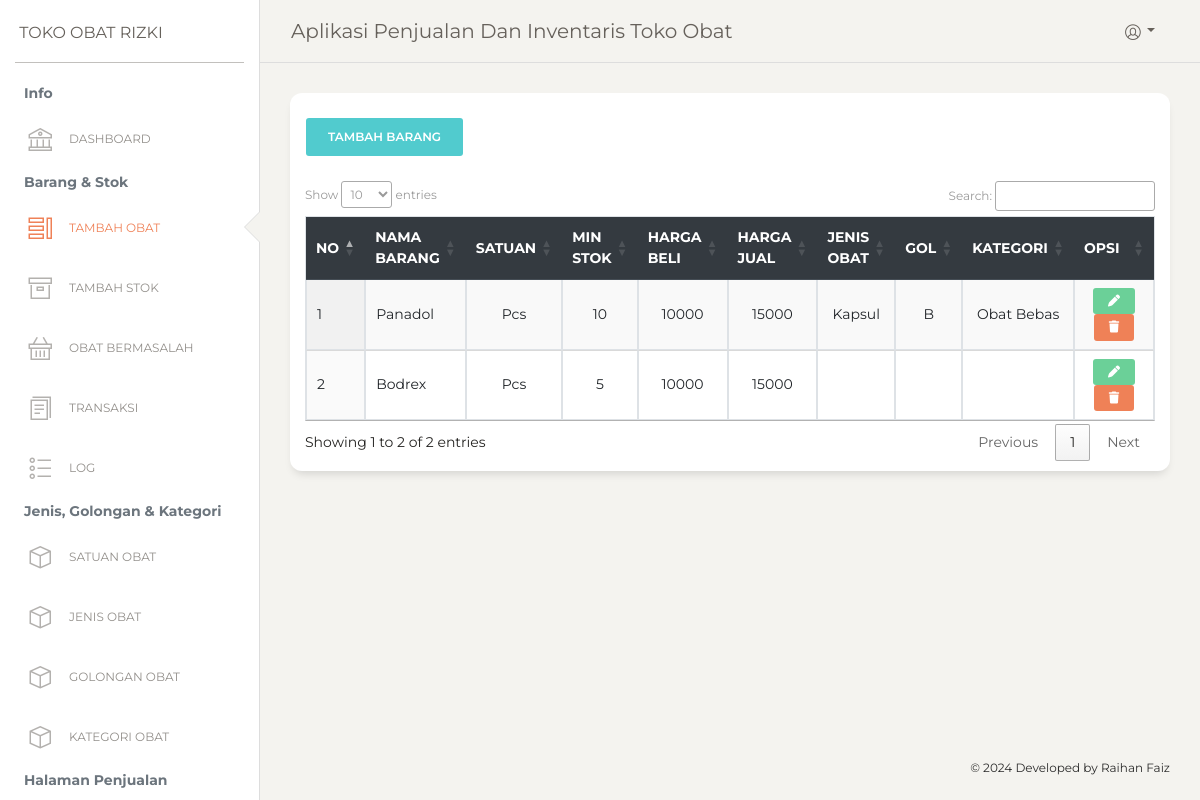
Page /add-barang.php (signed in) on the committed database.
### tables this page shows
CREATE TABLE `obat` (
  `id_obat` int(11) NOT NULL,
  `nama_obat` varchar(60) NOT NULL,
  `satuan` varchar(60) NOT NULL,
  `harga_beli` int(11) NOT NULL,
  `harga_jual` int(11) NOT NULL,
  `stok_minimal` int(11) NOT NULL,
  `jenis_obat` varchar(60) NOT NULL,
  `kategori` varchar(60) NOT NULL,
  `golongan` varchar(60) NOT NULL,
  `created_at` datetime NOT NULL,
  `last_updated` datetime NOT NULL
);

### add-barang.php (the view, shortened to what this page needs)
<?php
  include('./template/header.php');
?>
      <div class="content" style="min-height: 80vh;">
        <div class="row">
          <div class="col-md-12">
            <div class="card ">
              <div class="card-header ">
                <button class="btn btn-primary" data-toggle="modal" data-target="#exampleModalCenter">Tambah Barang</button>
              </div>
              <div class="card-body ">
                <table id="example" class="display table table-bordered" style="width:100%">
                    <thead class="thead-dark">
                        <tr>
                            <th style="width: 10px;">No</th>
                            <th>Nama Barang</th>
                            <th>Satuan</th>
                            <th>Min Stok</th>
                            <th>Harga Beli</th>
                            <th>Harga Jual</th>
                            <th>Jenis Obat</th>
                            <th>Gol</th>
                            <th>Kategori</th>
                            <th style="width: 80px;">Opsi</th>
                        </tr>
                    </thead>
                    <tbody>
                          <?php
                          $no = 1;
                          $sql = "SELECT * FROM `obat`";
                          $result = mysqli_query($conn, $sql);
                          while($row = mysqli_fetch_assoc($result)){
                          ?>
                        <tr>
                            <td><?=$no?></td>
                            <td><?=$row['nama_obat']?></td>
                            <td class="text-center"><?=$row['satuan']?></td>
                            <td class="text-center"><?=$row['stok_minimal']?></td>
                            <td class="text-center"><?=$row['harga_beli']?></td>
                            <td class="text-center"><?=$row['harga_jual']?></td>
                            <td class="text-center"><?=$row['jenis_obat']?></td>
                            <td class="text-center"><?=$row['golongan']?></td>
                            <td class="text-center"><?=$row['kategori']?></td>
                            <td class="text-center">
                              <button class="btn btn-sm btn-success" data-toggle="modal" data-target="#edit-<?=$row['id_obat']?>"><i class="fa-solid fa-pen"></i></button>
                              <button class="btn btn-sm btn-danger" data-toggle="modal" data-target="#hapus-<?=$row['id_obat']?>"><i class="fa-solid fa-trash"></i></button>
                            </td>
                                            <?=select_sjgk("golongan-obat", $row['golongan'], $row['golongan'])?>
                          </div>
                            <?php
                            $no++;
                            }
                            ?>
              </div>
            </div>
          </div>
        </div>
      </div>
<?php include('./template/footer.php');?>

### rows in the picture
obat: nama_obat "Panadol", satuan "Pcs", stok_minimal "10", harga_beli "10000", harga_jual "15000", jenis_obat "Kapsul", golongan "B", kategori "Obat Bebas"
obat: nama_obat "Bodrex", satuan "Pcs", stok_minimal "5", harga_beli "10000", harga_jual "15000"
